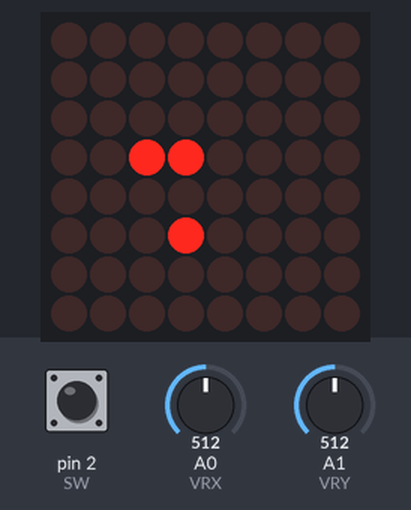
The sketch below on a simulated Arduino Uno, built with avr-gcc and run on an emulated ATmega328P. On the bench: 8×8 LED matrix. Inputs (shaded band) come from the test bench; at power-on: A0 (VRX) = 512, pin 2 (SW) HIGH, A1 (VRY) = 512. Random numbers use the default seed unless the sketch sets one.

Above: at 2.6 s.
2.7 s: A0 (VRX) set to 462
At 3.7 s:
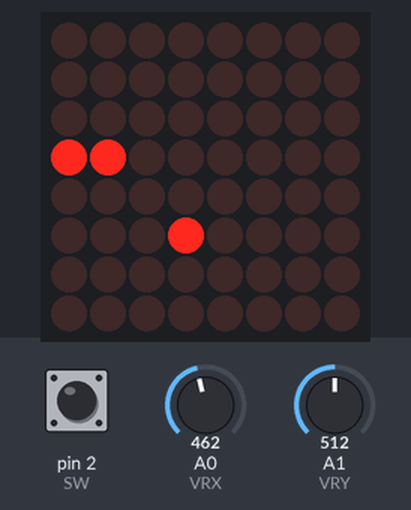
5.7 s: A0 (VRX) set to 443
At 8.2 s:
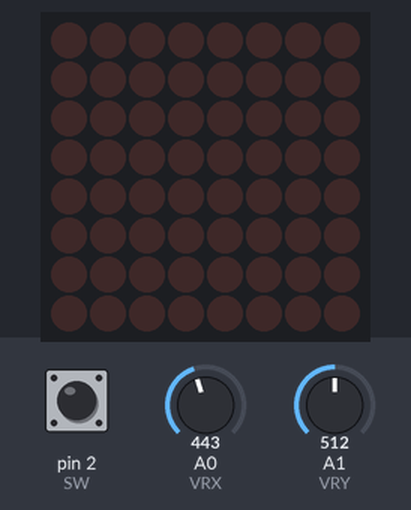
8.3 s: pin 2 (SW) pulled LOW for 0.15 s
At 12.2 s:
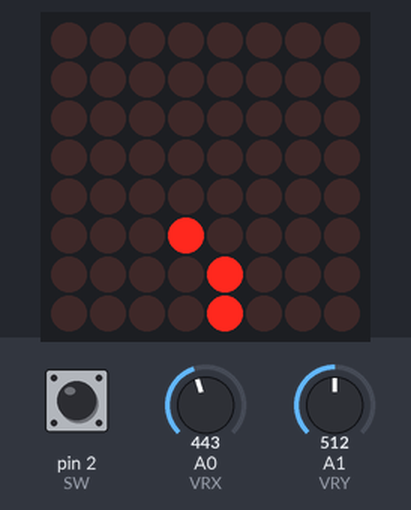
Timing chart, 0 to 13.7 s (numbered marks = the images above; inputs shaded):
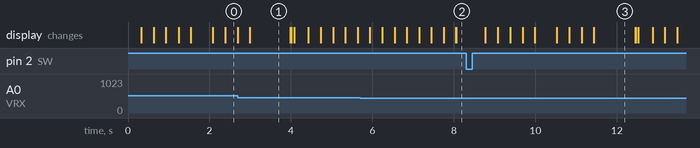

The sketch:

SnakeGame.ino
```cpp
#include <LedControl.h>

///////////////////////////////// HARDWARE PINS AND PARAMETERS

// Joystick PINs
#define VRX     A0
#define VRY     A1
#define SW      2

// Display PINs
#define CLK     8
#define CS      9
#define DIN     10

// Matrix Size
#define SIZE    8
#define ADVANCE_DELAY 20

///////////////////////////////// SOFTWARE PARAMETERS

// Max Size of Snake = 8 X 8
// 2D Array to store x, y Positions
int snake[SIZE*SIZE][2];

// Store Snake Lenght
int length;

// Food x, y Postion
int food[2];

// x, y Velocity of Snake
int v[2];

// Game Stat bool
bool is_game_over = false;

// Game Pause bool
bool is_game_pause = false;

long current_time;
long prev_advance;
int blink_count;
const short messageSpeed = 5;

// Initialize LED Matrix
LedControl lc = LedControl(DIN, CLK, CS, 1);

///////////////////////////////// HELPER FUNCTIONS

// Initialize Game
void init_game() {
    prev_advance = current_time = 0;
    blink_count = 3;

    // Initial Snake Lenght
    int half = SIZE / 2;
    length = SIZE / 3;

    // Assign Initial Snake x, y Postion
    for (int i = 0; i < length; i++) {
        snake[i][0] = half - 1;
        snake[i][1] = half + i;
    }

    // Assign Initial Food x, y Position
    food[0] = half + 1;
    food[1] = half - 1;

    // Assign Initial Snake Velocity
    v[0] = 0;
    v[1] = -1;
}

// Render Game State on LED Matrix
void render() {
    for (int i = 0; i < length; i++)
        lc.setLed(0, snake[i][0], snake[i][1], 1);
    lc.setLed(0, food[0], food[1], 1);
}

// Clear LED Matrix
void clearScreen() {
    for (int x = 0; x < SIZE; x++) {
        for (int y = 0; y < SIZE; y++) {
            lc.setLed(0, x, y, 0);
        }
    }
}

// Moves The Snake Forward
// Returns True, If The Game Is Over
bool advance() {
    int head[2] = {snake[0][0] + v[0], snake[0][1] + v[1]};

    // If Snake Goes Out of Bounds, For x Position
    if (head[0] < 0 || head[0] >= SIZE) {
        delay(1000);
        showGameOverMessage();
        return true;
    }

    // If Snake Goes Out of Bounds, For y Position
    if (head[1] < 0 || head[1] >= SIZE) {
        delay(1000);
        showGameOverMessage();
        return true;
    }

    // Detect Snake Eating Itself
    for (int i = 0; i < length; i++) {
        if (snake[i][0] == head[0] && snake[i][1] == head[1]) {
            delay(1000);
            showGameOverMessage();
            return true;
        }
    }

    // Detect if Snake eats Food
    bool grow = (head[0] == food[0] && head[1] == food[1]);

    // Increase Snkae length if it Eats Food
    if (grow) {
        // Grow The Snake
        length++;
        // Place Next Food
        randomSeed(current_time);
        food[0] = random(SIZE);
        food[1] = random(SIZE);
    }

    // Move Snake Body
    for (int i = length - 1; i >= 0; i--) {
        snake[i + 1][0] = snake[i][0];
        snake[i + 1][1] = snake[i][1];
    }

    // Move Snake Head According to velocity
    snake[0][0] += v[0];
    snake[0][1] += v[1];

    return false;
}

///////////////////////////////// SETUP FUNC

void setup() {
    // PINs Setup for Joystick
    pinMode(SW, INPUT_PULLUP);
    pinMode(VRX, INPUT);
    pinMode(VRY, INPUT);

    // Setup Joystick Switch Interrupt
    attachInterrupt(digitalPinToInterrupt(SW), gameFunc, RISING);

    // Setup LED Matrix
    lc.shutdown(0, false);
    lc.setIntensity(0, 8);

    init_game();
    render();
}

///////////////////////////////// LOOP FUNCTIONS

void loop() {
    if (!is_game_over && !is_game_pause) {
        clearScreen();
        render();

        if (current_time - prev_advance > ADVANCE_DELAY) {
            is_game_over = advance();
            prev_advance = current_time;
        }

        else {
            // Blink to Indicate Game Start
            while (blink_count > 0) {
                clearScreen();
                delay(300);
                render();
                delay(300);
                blink_count--;
            }
        }

        readControls();
        current_time++;
    }

}

///////////////////////////////// MORE HELPER FUNCTIONS

// Restart or Pause the Game Based on Game State
void gameFunc() {
    // Restarts Game
    if(is_game_pause == false && is_game_over == true){
        init_game();
        is_game_over = false;
    }

    // Pauses Game
    else if(is_game_pause == false && is_game_over == false){
        is_game_pause = true;
    }

    // Un-Pauses Game
    else if(is_game_pause == true && is_game_over == false){
        prev_advance = current_time = 0;
        blink_count = 3;
        is_game_pause = false;
    }
}

// Get Movement Info From Joystick
void readControls() {
    int dx = map(analogRead(VRX), 0, 906, 2, -2);
    int dy = map(analogRead(VRY), 0, 906, -2, 2);

    // Get dx, dy
    //      1 : if Joystick positive
    //     -1 : if Joystick negetive
    if (dx != 0) {dx = dx / abs(dx);}
    if (dy != 0) {dy = dy / abs(dy);}

    // if there is dy and x velocity not equal 0
    //      Stop x Movement
    //      Update y Movement
    if (dy != 0 && v[0] != 0) {
        v[0] = 0;
        v[1] = dy;
    }

    // if there is dx and y velocity not equal 0
    //      Stop y Movement
    //      Update x Movement
    if (dx != 0 && v[1] != 0) {
        v[0] = dx;
        v[1] = 0;
    }
}

// HardCodded Game Over Message
const PROGMEM bool gameOverMessage[8][90] = {
  {0,0,0,0,0,0,0,0,0,0,0,0,0,0,0,0,0,0,0,0,0,0,0,0,0,0,0,0,0,0,0,0,0,0,0,0,0,0,0,0,0,0,0,0,0,0,0,0,0,0,0,0,0,0,0,0,0,0,0,0,0,0,0,0,0,0,0,0,0,0,0,0,0,0,0,0,0,0,0,0,0,0,0,0,0,0,0,0,0},
  {0,0,0,0,0,0,0,0,0,1,1,1,1,0,0,0,0,1,1,1,1,0,0,0,1,1,0,0,0,1,1,0,0,1,1,1,1,1,1,0,0,0,0,0,0,0,1,1,1,1,0,0,0,1,1,0,0,1,1,0,0,1,1,1,1,1,1,0,0,1,1,1,1,1,0,0,0,0,1,1,0,0,0,0,0,0,0,0,0},
  {0,0,0,0,0,0,0,0,1,1,0,0,1,1,0,0,1,1,0,0,1,1,0,0,1,1,1,0,1,1,1,0,0,1,1,0,0,0,0,0,0,0,0,0,0,1,1,0,0,1,1,0,0,1,1,0,0,1,1,0,0,1,1,0,0,0,0,0,0,1,1,0,0,1,1,0,0,1,1,1,1,0,0,0,0,0,0,0,0},
  {0,0,0,0,0,0,0,0,1,1,0,0,0,0,0,0,1,1,0,0,1,1,0,0,1,1,1,1,1,1,1,0,0,1,1,0,0,0,0,0,0,0,0,0,0,1,1,0,0,1,1,0,0,1,1,0,0,1,1,0,0,1,1,0,0,0,0,0,0,1,1,0,0,1,1,0,0,1,1,1,1,0,0,0,0,0,0,0,0},
  {0,0,0,0,0,0,0,0,1,1,0,0,0,0,0,0,1,1,1,1,1,1,0,0,1,1,0,1,0,1,1,0,0,1,1,1,1,1,0,0,0,0,0,0,0,1,1,0,0,1,1,0,0,1,1,0,0,1,1,0,0,1,1,1,1,1,0,0,0,1,1,1,1,1,0,0,0,0,1,1,0,0,0,0,0,0,0,0,0},
  {0,0,0,0,0,0,0,0,1,1,0,1,1,1,0,0,1,1,0,0,1,1,0,0,1,1,0,0,0,1,1,0,0,1,1,0,0,0,0,0,0,0,0,0,0,1,1,0,0,1,1,0,0,1,1,0,0,1,1,0,0,1,1,0,0,0,0,0,0,1,1,1,1,0,0,0,0,0,1,1,0,0,0,0,0,0,0,0,0},
  {0,0,0,0,0,0,0,0,1,1,0,0,1,1,0,0,1,1,0,0,1,1,0,0,1,1,0,0,0,1,1,0,0,1,1,0,0,0,0,0,0,0,0,0,0,1,1,0,0,1,1,0,0,0,1,1,1,1,0,0,0,1,1,0,0,0,0,0,0,1,1,0,1,1,0,0,0,0,0,0,0,0,0,0,0,0,0,0,0},
  {0,0,0,0,0,0,0,0,0,1,1,1,1,0,0,0,1,1,0,0,1,1,0,0,1,1,0,0,0,1,1,0,0,1,1,1,1,1,1,0,0,0,0,0,0,0,1,1,1,1,0,0,0,0,0,1,1,0,0,0,0,1,1,1,1,1,1,0,0,1,1,0,0,1,1,0,0,0,1,1,0,0,0,0,0,0,0,0,0}
};

// Display Gmae Over Message
void showGameOverMessage() {
    for (int d = 0; d < sizeof(gameOverMessage[0]) - 7; d++) {
        for (int col = 0; col < 8; col++) {
            delay(messageSpeed);
            for (int row = 0; row < 8; row++) {
                // this reads the byte from the PROGMEM and displays it on the screen
                lc.setLed(0, row, col, pgm_read_byte(&(gameOverMessage[row][col + d])));
            }
        }
    }
}
```

Measured:
- the behaviour switches between 453 and 452 on A0 (VRX) (found by bisection; images 1 and 2)
- after the input at 8.3 s, the display: first changes after 0.47 s (image 3 shows a later state)
- what the display in image 1 shows lasts 1.0 s, from 3.0 s to 4.0 s
